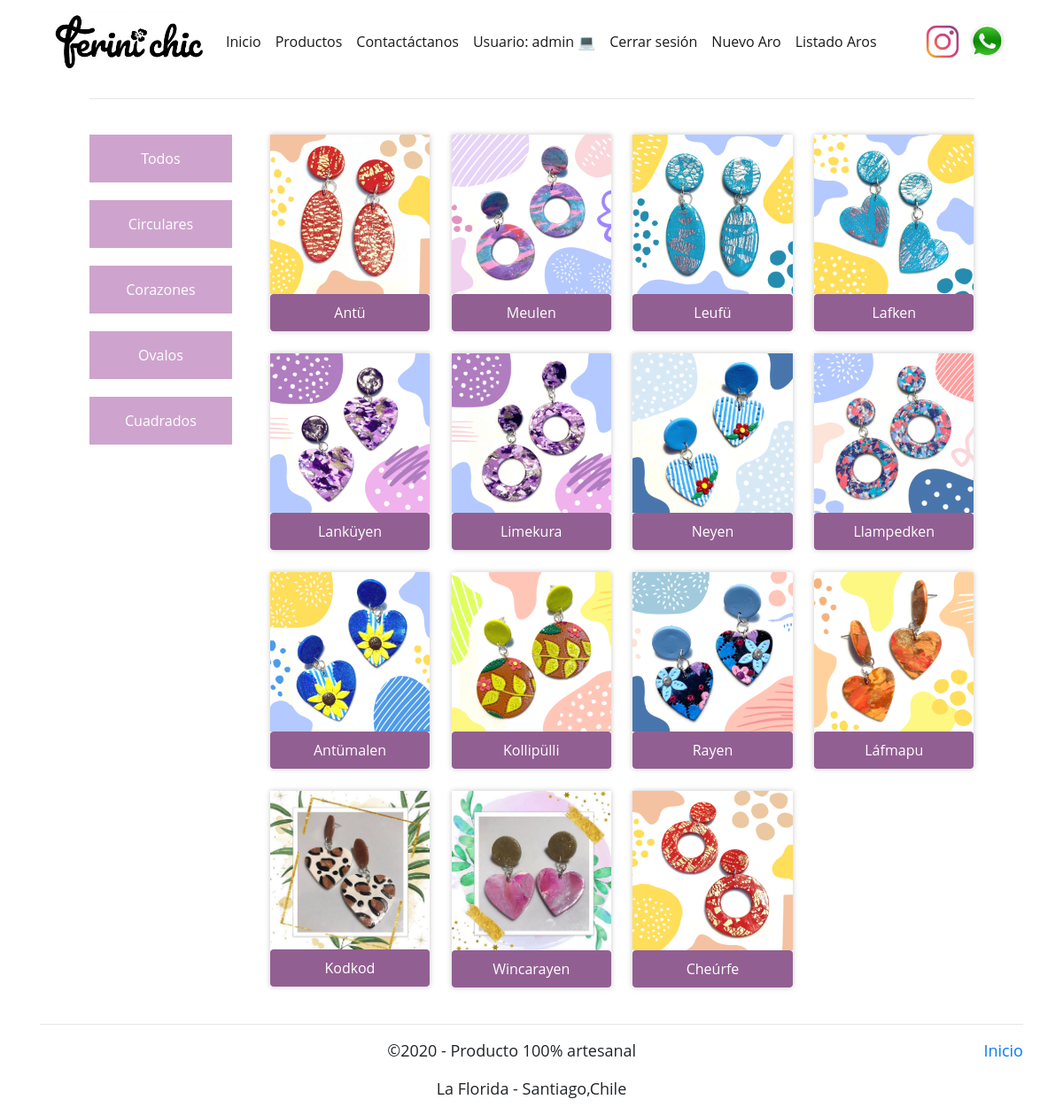
Screenshot of /aros (signed in) with the database file from the repository.
### core/models.py (models this page shows, shortened)
class TipoAro (models.Model):
    nombreT= models.CharField(max_length=50)
    def __str__(self):
        return self.nombreT

class Aro (models.Model):
    nombre= models.CharField(max_length=90)
    color= models.CharField(max_length=30)
    tamaño= models.IntegerField()
    stock= models.IntegerField()
    tipoPin= models.CharField(max_length=20)
    tipoforma= models.ForeignKey(TipoAro, on_delete=models.CASCADE)
    imagen = models.ImageField(null=True, blank =True)

### core/views.py (the view)
# urls.py: path('aros', aros, name ="aros"),
def aros(request):
    data={
        'tipoAros':TipoAro.objects.all(),
        'aritos':Aro.objects.all()
    }
    return render(request,'core/aros.html',data)

### core/templates/core/aros.html (shortened to what this page needs)
{% extends 'core/baseEstructura.html' %}
{% load static %}
{%block css%}
  <link rel="stylesheet" type="text/css" href="{% static 'core/css/estiloProductos.css'%}">
{%endblock%}
{% block contenido %}
  <div class="wrap">
    <hr class="featurette-divider">
    <br>
    <div class="store-wrapper">
      <div class="category_list">
        <a href="#" class="category_item" category="all">Todos</a>
        {%for t in tipoAros%}
        <a href="#" class="category_item" category="{{t.nombreT}}">{{ t.nombreT }}</a>
        {% endfor %}
      </div>
      <section class="products-list">
        {%for a in aritos%}
          <div class="product-item" category="{{a.tipoforma}}">
            <img src="{{a.imagen.url}}" alt="" >
            <a class="btn" data-toggle="collapse" href="#collapseExample" role="button" aria-expanded="false" aria-controls="collapseExample">
              {{a.nombre}}
            </a>
          </div>
        {%endfor%}
      </section>
    </div>
  </div>
{%endblock%}

### core/templates/core/baseEstructura.html (shortened to what this page needs)
<!doctype html  >
<html lang="en">
  <head>
    {% load pwa %}
    {% load static %}
    <link rel="stylesheet" href="https://cdn.jsdelivr.net/npm/bootstrap@4.5.3/dist/css/bootstrap.min.css">
    {%block css%}
    {%endblock%}
  </head>
  <body>
    <div id="barra" class="container">
        <nav class ="navbar navbar-expand-lg navbar-light  bg-white">
            <a class="navbar-brand">
                <img id="logo" src="{% static 'core/imagenes/logoo.png'%}"   alt="logo">
            </a>
            <div class="collapse navbar-collapse" id="menu">
                <ul class="navbar-nav mr-auto">
                    <li class="nav-item active">
                        <a href="{% url 'home'%}" class="nav-link">Inicio</a>
                    </li>
                    <li class="nav-item active">
                        <a href="{% url 'aros'%}" class="nav-link">Productos</a>
                    </li>
                    <li class="nav-item active">
                        <a href="{% url 'Contacto'%}" class="nav-link">Contactáctanos</a>
                    </li>
                    {%if user.is_authenticated%}
                      <li class="nav-item active">
                        <a href="#" class="nav-link"> Usuario: {{ user.username}} 💻</a>
                      </li>
                      <li class="nav-item active">
                        <a href="{% url 'logout'%}" class="nav-link"> Cerrar sesión</a>
                      </li>
                      <li class="nav-item active">
                        <a href="{%url 'nuevo_aro'%}"  class="nav-link">Nuevo Aro</a>
                      </li>
                      <li class="nav-item active">
                        <a href="{%url 'ListadoAros'%}"  class="nav-link">Listado Aros</a>
                      </li>
                    {% endif %}
                </ul>
                <span class="navbar-text">
                  <a href="https://www.instagram.com/ferini_chic/?hl=es-la" target="blank"><img class="redes" src="{% static 'core/imagenes/insta.png'%}" alt=""></a>
                </span>
                <span class="navbar-text">
                  <a href="https://api.whatsapp.com/send?phone=56950596898" target="blank"><img class="redes" src="{% static 'core/imagenes/wp.png'%}"  alt=""></a>
                </span>
            </div>
          </nav>
    <div id="contenidoPrincipal">
        {% block contenido %}
        {%endblock%}
    </div>
  </div>
  <footer class="container">
    <hr class="colorhr featurette-divider">
    <div class="nine columns">
      <p class="float-right"><a href="#">Inicio</a></p>
      <p class="elFooter">&copy;2020  - Producto 100% artesanal   </p>
      <p class="elFooter"> La Florida - Santiago,Chile </p>
    </div>
  </footer>
  </body>
</html>

### core/static/core/css/estiloProductos.css (style rules this page uses)
* { margin: 0px; padding: 0px; }
body { font-family: 'Open Sans', sans-serif; }
.wrap { max-width: 1100px; width: 90%; margin: auto; }
.store-wrapper { display: flex; flex-wrap: wrap; }
.category_list { display: flex; flex-direction: column; width: 18%; }
.category_list .category_item { display: block; width: 90%; padding: 15px 0; margin-bottom: 20px; background: #cea4ce; text-align: center; text-decoration: none; color: #ffffff; }
.products-list { width: 82%; display: flex; flex-wrap: wrap; }
.products-list .product-item { width: 22%; margin-left: 3%; margin-bottom: 25px; box-shadow: 0px 0px 6px 0px rgba(0,0,0,0.22); display: flex; flex-direction: column; align-items: center; align-self: flex-start; transition: all .4s; }
.products-list .product-item img { width: 100%; }
.products-list .product-item a { display: block; width: 100%; padding: 8px 0; background: #925f92; color: #ffffff; text-align: center; text-decoration: none; }
.elFooter { text-align: center; }
.redes { height: 50px; padding: 5px; }
#logo { width : 170px; }
p { font-size: large; }

### rows the page displays
TipoAro: nombreT "Circulares"
TipoAro: nombreT "Corazones"
TipoAro: nombreT "Ovalos"
TipoAro: nombreT "Cuadrados"
Aro: imagen (picture), nombre "Antü"
Aro: imagen (picture), nombre "Meulen"
Aro: imagen (picture), nombre "Leufü"
Aro: imagen (picture), nombre "Lafken"
Aro: imagen (picture), nombre "Lanküyen"
Aro: imagen (picture), nombre "Limekura"
Aro: imagen (picture), nombre "Neyen"
Aro: imagen (picture), nombre "Llampedken"
Aro: imagen (picture), nombre "Antümalen"
Aro: imagen (picture), nombre "Kollipülli"
Aro: imagen (picture), nombre "Rayen"
Aro: imagen (picture), nombre "Láfmapu"
Aro: imagen (picture), nombre "Kodkod"
Aro: imagen (picture), nombre "Wincarayen"
Aro: imagen (picture), nombre "Cheúrfe"

### other values shown
{{ user.username }} "admin"
